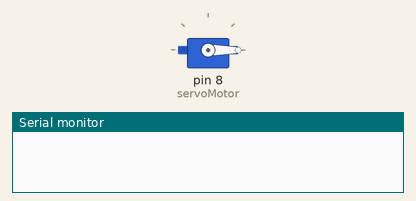
This sketch was run on a simulated Arduino Uno, built with avr-gcc and run on an emulated ATmega328P. On the bench: servo, the last lines printed to the serial monitor. Random numbers use the default seed unless the sketch sets one.

Above: at 0.1 s.
At 13.1 s:
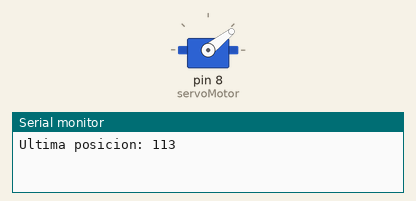
At 20.1 s:
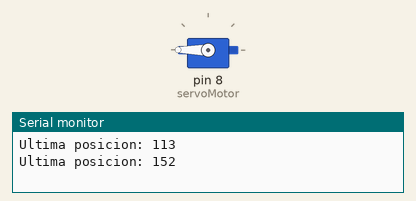
At 34.1 s:
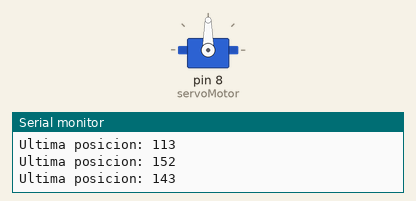
Timing chart, 0 to 39.5 s (numbered marks = the images above):
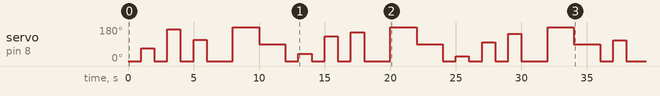

Measured:
- by itself, servo on pin 8 (servoMotor): 0° → 67° at 1.0 s, → 0° 1.0 s later, → 169° 1.0 s later, → 0° 1.0 s later, … (29 changes in this stretch)

The sketch:

Ej3.ino
```cpp
#include <Servo.h>

int cont = 0, grado;
Servo servoMotor;

void setup() {
  Serial.begin(9600);
  servoMotor.attach(8);
}

void loop() {
  servoMotor.write(0);
  delay(1000);
  grado = random(0, 180);
  //Serial.println(grado);
  servoMotor.write(grado);
  cont += 1;
  delay(1000);

  if (cont == 3){
    cont = 0;
    Serial.print("Ultima posicion: ");
    Serial.println(grado);

    // Desplazamos 0º
    servoMotor.write(0);
    delay(2000);

    // Desplazamos 180º
    servoMotor.write(180);
    delay(2000);

    // Desplazamos 90º
    servoMotor.write(90);
    delay(2000);
  }
}
```
